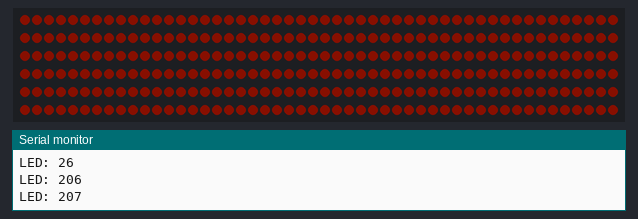
Simulated run of this sketch. Board: Arduino Uno, built with avr-gcc and run on an emulated ATmega328P. Shown: 300 RGB LEDs in strip order, left to right, continuing on the next row, the last lines printed to the serial monitor. Dim RGB values are drawn brighter than linear; random numbers use the default seed unless the sketch sets one.

Above: at 3.6 s.
At 14.44 s:
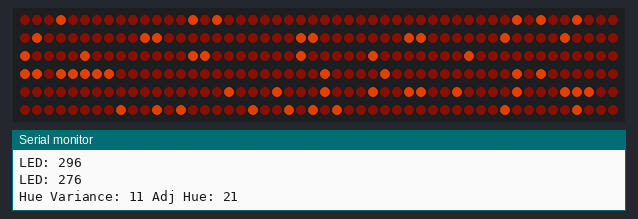
At 33.09 s:
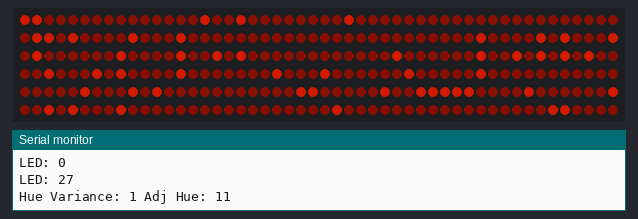
At 39.78 s:
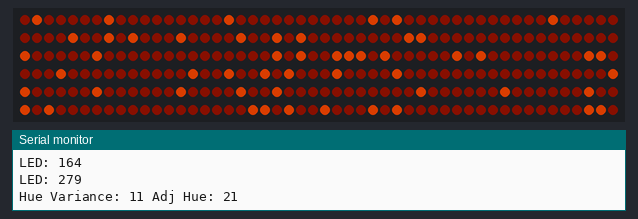

The sketch:

brand_new_hot_fireplace.ino
```cpp
// Thanks to Mark Kriegsman for the logic of this program - https://gist.github.com/kriegsman/d0a5ed3c8f38c64adcb4837dafb6e690

#include <FastLED.h>

#define NUM_LEDS 300
#define DATA_PIN 3
#define LED_TYPE WS2812B
#define COLOR_ORDER GRB

CRGB leds[NUM_LEDS];

//REMOBE?
const int NumLEDsToAdjust = NUM_LEDS * .20; /// number of leds to be adjusted every periodic sections? or mayeb REMOVE THIS?

// variance from base range {TRUE}
int colorVarianceRange = 5; // how far from the base hue should the random fluctuations deviate
int brightnessVarianceRange = 100; // how far from the base value should the random fluctuations deviate

// OR //    custom bounds for adjusted color {FALSE}
// range of hues for adjusted color
int hueMin = 0;
int hueMax = 15;
// range of values for adjusted color
int valMin = 10;
int valMax = 200;

bool useVarianceRange = false; // set true to use ranges and set false to use custom bounds for hue and value variations - see above

// Base color values
int hue = 10;
int sat = 255;
int val = 150 - brightnessVarianceRange; // prevent this plus random fluctuation form going over 255 and becomming very small and it makes the fading jumpy it seems

bool magicMode = false; // disables negative hue protection when true (make sure that the hue can or always will be negative when using this mode)

CHSV baseColorHSV(hue, sat, val);
CHSV adjColorHSV;
CHSV currentColorHSV = baseColorHSV;

int LED; // currently selected LED for variations // declare inside smaller scope?
int selectedLEDs[NumLEDsToAdjust] = {}; // array of LEDs to be set to the current color (blended result) MAKE SURE TO RESET THIS EVERY x MS?
bool fullyFadedAllLEDs = false; // set to true when all selected LEDs are fully faded to the target/adjusted color, when true new selectedLEDs can be chosen and this will become false
bool fadeUp = true; // fade from base to adjusted - becomes true when current == base
bool fadeDown = false; // fade from adjusted to base - becomes true when current == adjusted

int hueVariance;
int brightnessVariance;

unsigned long currentMillis = millis();

unsigned long variationInterval = 1000;
unsigned long prevVariationInt;

int count = 1;
int delayMS = 25; // maybe make 50? or shorten variationInterval - i think the same LEDs fade multiple times before new ones are selected

void setup() {
  Serial.begin(9600);
  Serial.print("Hue Base: ");
  Serial.println(baseColorHSV.h);
  Serial.print("NumLEDsToAdjust");
  Serial.println(NumLEDsToAdjust);
  FastLED.addLeds<NEOPIXEL, DATA_PIN>(leds, NUM_LEDS);  // GRB ordering is assumed


  for (int i = 0; i < NUM_LEDS; i++){
    leds[i] = baseColorHSV;
    FastLED.show();
    // delay(10);
  }

  randomSeed(analogRead(A0));

}

void loop() {
  currentMillis = millis();

  if ((currentMillis - prevVariationInt > variationInterval && fullyFadedAllLEDs) || count == 1){ // not giving enough time for them to blend?
    prevVariationInt = currentMillis;
    if (fullyFadedAllLEDs || count == 1){

      currentColorHSV = baseColorHSV; // reset current color to prevent it just jumping straight to the adjusted/varied color and skipping the blending for the newly to be selected LEDs

      for (int j = 0; j < NumLEDsToAdjust; j++){ // pick new LEDs to adjust
        LED = random(0, NUM_LEDS - 1);
        selectedLEDs[j] = LED; // add them to the array (well set the array values to this new LED) - dont need to reset the array cause length is constant

        Serial.print("LED: ");
        Serial.println(LED);
      }
      fullyFadedAllLEDs = false;
    }

     if (useVarianceRange){ // compile time choice
      hueVariance = random(-colorVarianceRange, colorVarianceRange);  // how much should this LED vary from the base color
      brightnessVariance = random(-brightnessVarianceRange, brightnessVarianceRange); // how much should this LED vary from the base brightness (val)
    }
    else if (not useVarianceRange){ // compile time choice
      hueVariance = random(hueMin, hueMax);  // how much should this LED vary from the base color
      brightnessVariance = random(valMin, valMax); // how much should this LED vary from the base brightness (val)
    }

    if ((baseColorHSV.h + hueVariance < 0) && not magicMode){hueVariance = 0;} // prevents funky colors if hue becomes negative

    adjColorHSV = CHSV(baseColorHSV.h + hueVariance, sat, baseColorHSV.v + brightnessVariance); // create the target color to fade up to
    // adjColorHSV = CHSV(100, 255, 50); // useful alternate color for debugging and testing

    Serial.print("Hue Variance: ");
    Serial.print(hueVariance);
    Serial.print(" Adj Hue: ");
    Serial.println(adjColorHSV.h);
  }

  // blend up - if currentcolor is same as base color blend up to adjusted color
  if (fadeUp){
    currentColorHSV = blendTowards(currentColorHSV, adjColorHSV, 5); // blend up to adj
  }

  // blend down - if currentcolor is same as adjusted color blend down to base color
  else if (fadeDown){
    currentColorHSV = blendTowards(currentColorHSV, baseColorHSV, 5);
  }

  for (int i = 0; i < NumLEDsToAdjust; i++){/////wait wiait iwait i this is wrong
    leds[selectedLEDs[i]] = currentColorHSV; // set the strip at value stored at index i in selectedLEDs array
  }
  FastLED.show();
  count++;
  delay(delayMS);
}

CHSV blendTowards(CHSV currentColor, const CHSV targetColor, int incAmount){

  if( currentColor.h == targetColor.h && currentColor.v == targetColor.v) {

    if (fadeDown){ // if we have been going back to base and now the LEDs are at the base we are done and they are fully faded
      fullyFadedAllLEDs = true;
    }

    fadeUp = not fadeUp;
    fadeDown = not fadeDown; // should come after setting fullyFadedAllLEDs cause this is setting fadeDown for the next cycle

    return currentColor; // leave and do no more
  }
  if( currentColor.h < targetColor.h ) {

    int delta = targetColor.h - currentColor.h;
    delta = scale8_video( delta, incAmount);
    currentColor.h += delta;
  }
  else if ( currentColor.h > targetColor.h) {

    int delta = currentColor.h - targetColor.h;
    delta = scale8_video( delta, incAmount);
    currentColor.h -= delta;
  }

  if( currentColor.v < targetColor.v ) {

    int delta = targetColor.v - currentColor.v;
    delta = scale8_video( delta, incAmount);
    currentColor.v += delta;
  }
  else if ( currentColor.v > targetColor.v) {

    int delta = currentColor.v - targetColor.v;
    delta = scale8_video( delta, incAmount);
    currentColor.v -= delta;
  }

  return currentColor;
}
```
